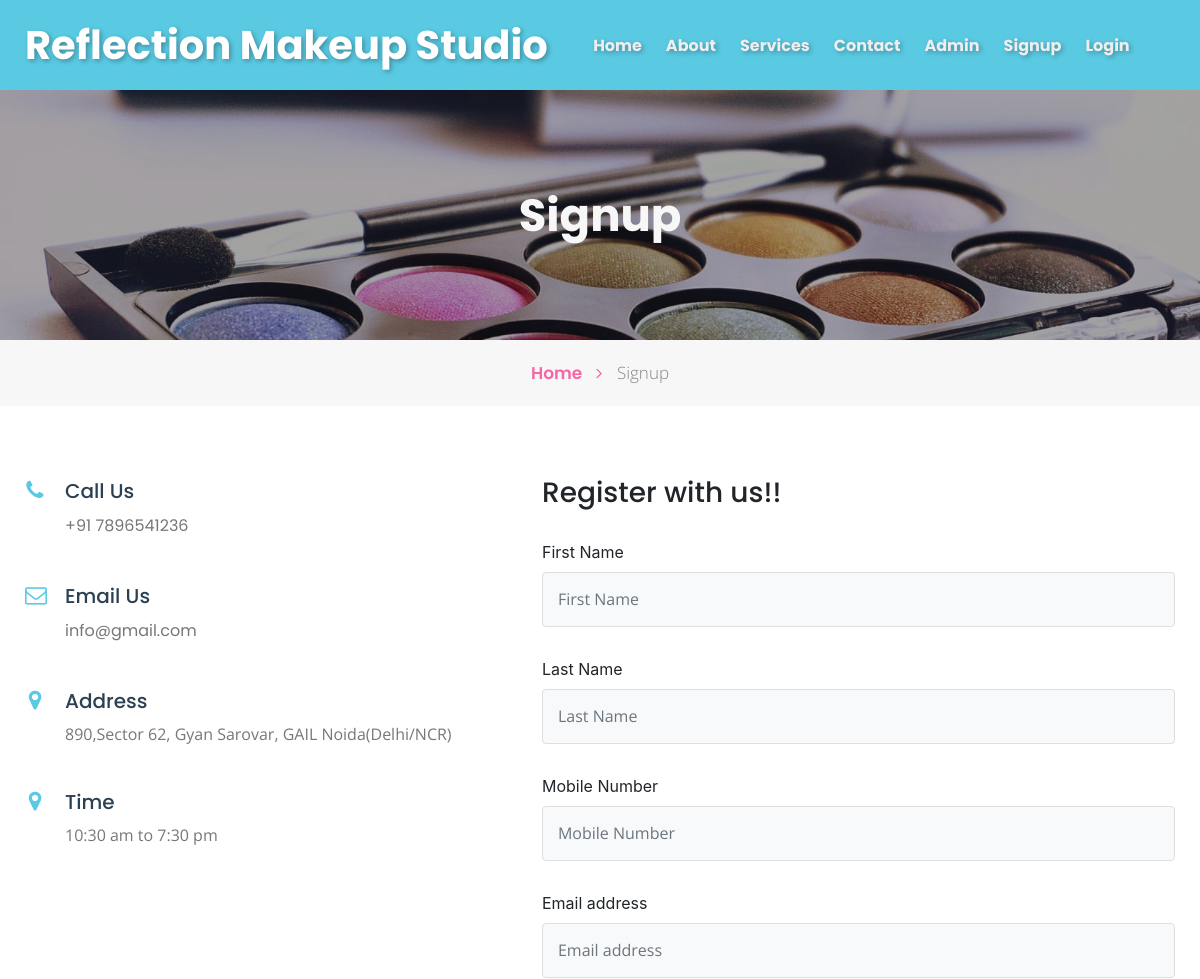
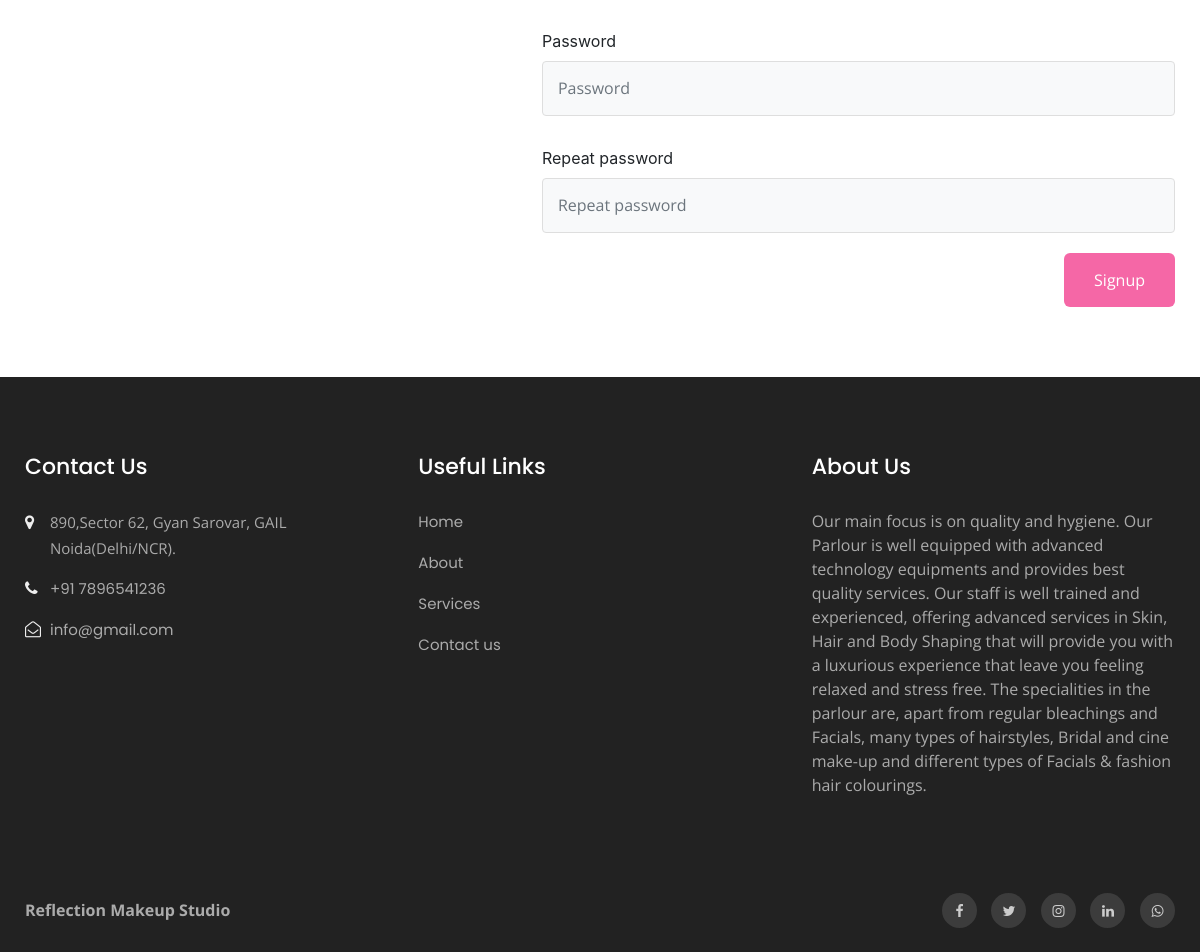
Page /rms/signup.php on the committed database (2 pictures, top to bottom).
### tables this page shows
CREATE TABLE `tblpage` (
  `ID` int(10) NOT NULL,
  `PageType` varchar(200) DEFAULT NULL,
  `PageTitle` mediumtext DEFAULT NULL,
  `PageDescription` mediumtext DEFAULT NULL,
  `Email` varchar(200) DEFAULT NULL,
  `MobileNumber` bigint(10) DEFAULT NULL,
  `UpdationDate` date DEFAULT NULL,
  `Timing` varchar(200) NOT NULL
);

### rms/signup.php (the view, shortened to what this page needs)
<?php
include('includes/dbconnection.php');
?>
<!doctype html>
<html lang="en">
  <head>
    <link rel="stylesheet" href="assets/css/style-starter.css">
  </head>
  <body id="home">
<?php include_once('includes/header.php');?>
<section class="w3l-inner-banner-main">
    <div class="about-inner contact ">
        <div class="container">
            <div class="main-titles-head text-center">
            <h3 class="header-name " style="font-weight: bold;">
 Signup
            </h3>
        </div>
</div>
</div>
<div class="breadcrumbs-sub">
<div class="container">
<ul class="breadcrumbs-custom-path">
    <li class="right-side propClone"><a href="index.php" class="">Home <span class="fa fa-angle-right" aria-hidden="true"></span></a> <p></li>
    <li class="active ">
        Signup</li>
</ul>
</div>
</div>
</section>
<section class="w3l-contact-info-main" id="contact">
    <div class="contact-sec	">
        <div class="container">
            <div class="d-grid contact-view">
                <div class="cont-details">
                    <?php
$ret=mysqli_query($con,"select * from tblpage where PageType='contactus' ");
while ($row=mysqli_fetch_array($ret)) {
?>
                    <div class="cont-top">
                        <div class="cont-left text-center">
                            <span class="fa fa-phone text-primary"></span>
                        </div>
                        <div class="cont-right">
                            <h6>Call Us</h6>
                            <p class="para"><a href="tel:+44 99 555 42">+91 <?php  echo $row['MobileNumber'];?></a></p>
                        </div>
                    </div>
                    <div class="cont-top margin-up">
                        <div class="cont-left text-center">
                            <span class="fa fa-envelope-o text-primary"></span>
                        </div>
                        <div class="cont-right">
                            <h6>Email Us</h6>
                            <p class="para"><a href="mailto:example@mail.com" class="mail"><?php  echo $row['Email'];?></a></p>
                        </div>
                    </div>
                    <div class="cont-top margin-up">
                        <div class="cont-left text-center">
                            <span class="fa fa-map-marker text-primary"></span>
                        </div>
                        <div class="cont-right">
                            <h6>Address</h6>
                            <p class="para"> <?php  echo $row['PageDescription'];?></p>
                        </div>
                    </div>
                    <div class="cont-top margin-up">
                        <div class="cont-left text-center">
                            <span class="fa fa-map-marker text-primary"></span>
                        </div>
                        <div class="cont-right">
                            <h6>Time</h6>
                            <p class="para"> <?php  echo $row['Timing'];?></p>
                        </div>
                    </div>
               <?php } ?> </div>
                <div class="map-content-9 mt-lg-0 mt-4">
                    <h3>Register with us!!</h3>
                    <form method="post" name="signup" onsubmit="return checkpass();">
                        <div style="padding-top: 30px;">
                            <label>First Name</label>
                            <input type="text" class="form-control" name="firstname" id="firstname" placeholder="First Name" required=""></div>
                           <div style="padding-top: 30px;">
                            <label>Last Name</label>
                            <input type="text" class="form-control" name="lastname" id="lastname" placeholder="Last Name" required="">
                        </div>
                        <div style="padding-top: 30px;">
                            <label>Mobile Number</label>
                           <input type="text" class="form-control" placeholder="Mobile Number" required="" name="mobilenumber" pattern="[0-9]+" maxlength="10"></div>
                           <div style="padding-top: 30px;">
                            <label>Email address</label>
                            <input type="email" class="form-control" class="form-control" placeholder="Email address" required="" name="email">
                        </div>
                         <div style="padding-top: 30px;">
                            <label>Password</label>
                           <input type="password" class="form-control" name="password" placeholder="Password" required="true">
                       </div>
                       <div style="padding-top: 30px;">
                        <label>Repeat password</label>
                            <input type="password" class="form-control" name="repeatpassword" placeholder="Repeat password" required="true">
                        </div>
                        <button type="submit" class="btn btn-contact" name="submit">Signup</button>
                    </form>
                </div>
    </div>
    </div></div>
</section>
<?php include_once('includes/footer.php');?>
</body>
</html>

### rms/includes/footer.php (shortened to what this page needs)
<section class="w3l-footer-29-main">
    <div class="footer-29 py-5">
      <div class="container py-lg-4">
        <div class="row footer-top-29">
          <div class="col-lg-4 col-md-6 col-sm-8 footer-list-29 footer-1">
            <h6 class="footer-title-29">Contact Us</h6>
            <ul>
              <?php
$ret=mysqli_query($con,"select * from tblpage where PageType='contactus' ");
while ($row=mysqli_fetch_array($ret)) {
?>
              <li>
                <span class="fa fa-map-marker"></span> <p><?php  echo $row['PageDescription'];?>.</p>
              </li>
              <li><span class="fa fa-phone"></span><a href="tel:<?php  echo $row['MobileNumber'];?>"> +91 <?php  echo $row['MobileNumber'];?></a></li>
              <li><span class="fa fa-envelope-open-o"></span><a href="mailto:<?php  echo $row['Email'];?>" class="mail">
                  <?php  echo $row['Email'];?></a></li><?php } ?>
            </ul>
          </div>
          <div class="col-lg-4 col-md-6 col-sm-4 footer-list-29 footer-2 ">
            <ul>
              <h6 class="footer-title-29">Useful Links</h6>
              <li><a href="index.php">Home</a></li>
              <li><a href="about.php">About</a></li>
              <li><a href="services.php"> Services</a></li>
              <li><a href="contact.php">Contact us</a></li>
            </ul>
          </div>
          <div class="col-lg-4 col-md-6 col-sm-7 footer-list-29 footer-4" style="color: #ababab;">
            <?php
$ret=mysqli_query($con,"select * from tblpage where PageType='aboutus' ");
while ($row=mysqli_fetch_array($ret)) {
?>
            <h6 class="footer-title-29"><?php  echo $row['PageTitle'];?> </h6>
            <p><?php  echo $row['PageDescription'];?></p><?php } ?>
          </div>
        </div>
      </div>
    </div>
  </section>
  <section class="w3l-footer-29-main w3l-copyright">
    <div class="container">
      <div class="row bottom-copies">
      <p class="col-lg-8 copy-footer-29" style="font-weight: bold;">Reflection Makeup Studio</p>
        <div class="col-lg-4 main-social-footer-29">
          <a href="https://www.facebook.com/inayat.shaikh.982845/" class="facebook" target="_blank"><span class="fa fa-facebook"></span></a>
          <a href="#twitter" class="twitter" target="_blank"><span class="fa fa-twitter"></span></a>
          <a href="https://www.instagram.com/reflection_make_up_studio?igsh=a2FnMW0zM3EwbDUy" class="instagram" target="_blank"><span class="fa fa-instagram"></span></a>
          <a href="#linkedin" class="linkedin" target="_blank"><span class="fa fa-linkedin"></span></a>
          <a href="https://wa.me/7620910700" class="whatsapp" target="_blank" rel="noopener noreferrer"><span class="fa fa-whatsapp"></span></a>
        </div>
      </div>
    </div>
  </section>

### rows in the picture
tblpage: MobileNumber "7896541236", Email "info@gmail.com", PageDescription "890,Sector 62, Gyan Sarovar, GAIL Noida(Delhi/NCR)", Timing "10:30 am to 7:30 pm"
tblpage: PageTitle "About Us", PageDescription "Our main focus is on quality and hygiene. Our Parlour is well equipped with advanced technology equipments and provides best quality services. Our staff is well trained and experienced, offering advanced services in Skin, Hair and Body Shaping that will provide you with a luxurious experience that leave you feeling relaxed and stress free. The specialities in the parlour are, apart from regular bleachings and Facials, many types of hairstyles, Bridal and cine make-up and different types of Facials & fashion hair colourings."
